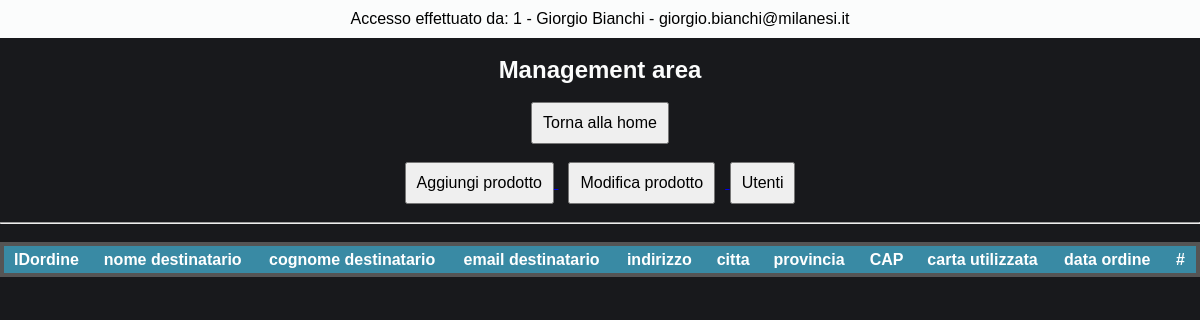
Page /management/viewUser.select.ordini.php?IDutente=37 (signed in) on the earlier database version.
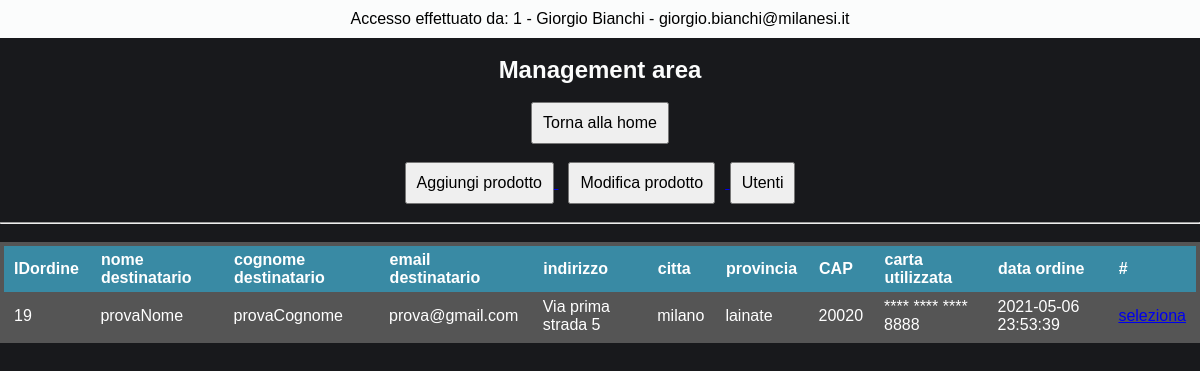
Same page on the later database version.
### tables this page shows
CREATE TABLE `ordine` (
  `IDordine` int(11) NOT NULL AUTO_INCREMENT,
  `nome_destinatario` varchar(30) DEFAULT NULL,
  `cognome_destinatario` varchar(30) DEFAULT NULL,
  `email_destinatario` varchar(80) DEFAULT NULL,
  `indirizzo` varchar(100) DEFAULT NULL,
  `citta` varchar(30) DEFAULT NULL,
  `provincia` varchar(30) DEFAULT NULL,
  `cap` int(11) DEFAULT NULL,
  `numero_carta_utilizzata` varchar(19) DEFAULT NULL,
  `data_ordine` datetime DEFAULT NULL,
  `idutente` int(11) DEFAULT NULL,
  PRIMARY KEY (`IDordine`),
  KEY `idutente` (`idutente`),
  CONSTRAINT `ordine_ibfk_1` FOREIGN KEY (`idutente`) REFERENCES `utenti` (`IDutente`)
);

### management/viewUser.select.ordini.php (the view, shortened to what this page needs)
<?php
include '../dbConfig/dbConfig.php';
?>
<!DOCTYPE html>
<html>
  <?php
    $IDutente = $_GET["IDutente"];
    $email_aziendale = $_SESSION['email_aziendale'];
    $sql_dip = "SELECT * FROM dipendenti WHERE email_aziendale = '$email_aziendale'";
            $result_dip = $conn->query($sql_dip);
            $row_dip = $result_dip->fetch_assoc();
    $sql = "SELECT * FROM utenti WHERE IDutente = '$IDutente'";
            $result = $conn->query($sql);
            $row = $result->fetch_assoc();
  ?>
  <head>
    <link rel="stylesheet" href="./css/style.management.css">
  </head>
  <body >
      <div class="header-page">
        <div class="header">
          <p> Accesso effettuato da: <?php echo "{$row_dip["IDdipendente"]} - {$row_dip["nome"]} {$row_dip["cognome"]} - {$row_dip["email_aziendale"]}" ?> </p>
        </div>
        <br>
        <h2> Management area </h2>
        <br>
        <a href="./managementPage.php"> <button name="management-page"> Torna alla home </button> </a>
        <br><br>
        <a href="./aggiungiProdotto.php"> <button name="agg-prod"> Aggiungi prodotto </button> </a>
        <a href="./modificaProdotto.php"> <button name="mod-prod" style="margin: 0 10px;"> Modifica prodotto </button> </a>
        <a href="./viewUser.php"> <button name="view-user"> Utenti </button> </a>
        <br><br><hr><br>
      </div>
    <form action="<?php echo $_SERVER['PHP_SELF']; ?>" method="post">
      <?php
          $sql_ordini = "SELECT * FROM ordine WHERE idutente = '$IDutente' ORDER BY data_ordine";
                             $result_ordini = $conn->query($sql_ordini);
          ?>
          <table class="steelBlueCols">
            <tr>
              <thead>
                <th> IDordine </th>
                <th> nome destinatario </th>
                <th> cognome destinatario </th>
                <th> email destinatario </th>
                <th> indirizzo </th>
                <th> citta </th>
                <th> provincia </th>
                <th> CAP </th>
                <th> carta utilizzata </th>
                <th> data ordine </th>
                <th> # </th>
              </thead>
            </tr>
            <tbody>
          <?php
          while ($row_ordini = $result_ordini->fetch_assoc()) {
            ?>
              <tr>
                <td> <?php echo $row_ordini["IDordine"] ?> </td>
                <td> <?php echo $row_ordini["nome_destinatario"] ?> </td>
                <td> <?php echo $row_ordini["cognome_destinatario"] ?> </td>
                <td> <?php echo $row_ordini["email_destinatario"] ?> </td>
                <td> <?php echo $row_ordini["indirizzo"] ?> </td>
                <td> <?php echo $row_ordini["citta"] ?> </td>
                <td> <?php echo $row_ordini["provincia"] ?> </td>
                <td> <?php echo $row_ordini["cap"] ?> </td>
                <td> <?php echo $row_ordini["numero_carta_utilizzata"] ?> </td>
                <td> <?php echo $row_ordini["data_ordine"] ?> </td>
                <td class="text-a">
                  <?php echo "<a href=./viewUser.select.ordine.acquisto.php?IDutente={$row['IDutente']}&IDordine={$row_ordini["IDordine"]}>" ?>
                    seleziona
                  </a>
                </td>
              </tr>
            <?php
          }
          ?>
        </tbody>
      </table>
    </form>
  </body>
</html>

Differences in the rows shown:
added ordine: IDordine "19", nome_destinatario "provaNome", cognome_destinatario "provaCognome", email_destinatario "prova@gmail.com", indirizzo "Via prima strada 5", citta "milano", provincia "lainate", cap "20020", numero_carta_utilizzata "**** **** **** 8888", data_ordine "2021-05-06 23:53:39"
